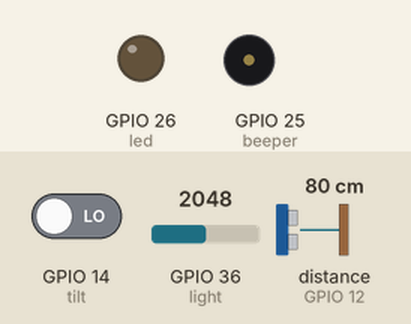
Recording of a program running on a simulated ESP32 board running MicroPython. Shown: output pins drawn as LEDs (lit = HIGH), buzzer (waves = sounding). Dashed ring = blinking. The inputs (shaded band) are chosen by the test bench; at power-on: GPIO 14 (tilt) LOW, GPIO 36 (light) = 2048, distance to the obstacle (sensor on GPIO 12) 80 cm (analog values on the 0–4095 scale). The echo pulse lasts 58.3 µs per cm; pins used as bus, display or sensor lines are not drawn; what the program prints to the serial console is not drawn.

Above: at 3.2 s.
3.3 s: GPIO 14 (tilt) driven HIGH
At 3.5 s:
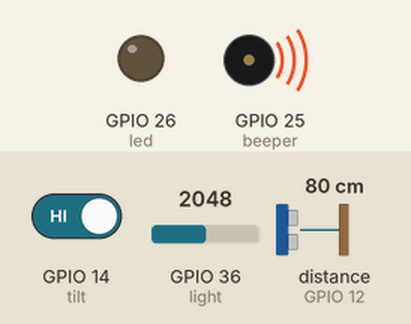
6.3 s: GPIO 36 (light) set to 2460
9.3 s: GPIO 36 (light) set to 2544
At 9.48 s:
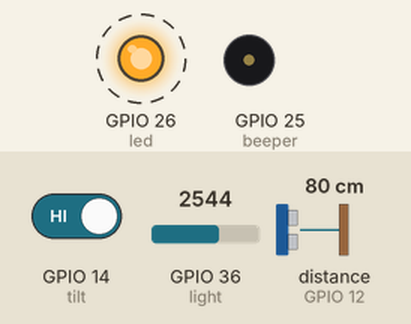
12.3 s: GPIO 36 (light) set to 2047
At 12.78 s:
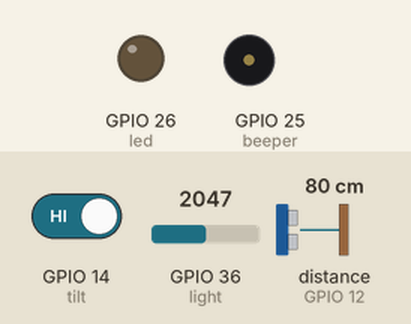
15.3 s: GPIO 36 (light) set to 2540
At 16.14 s:
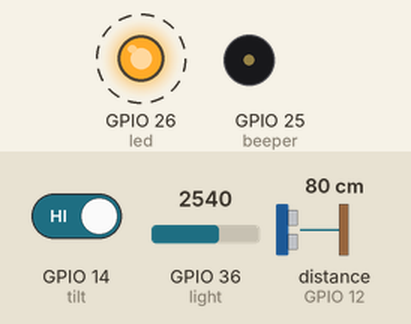
Timing chart, 0 to 19.3 s (numbered marks = the images above; inputs shaded):
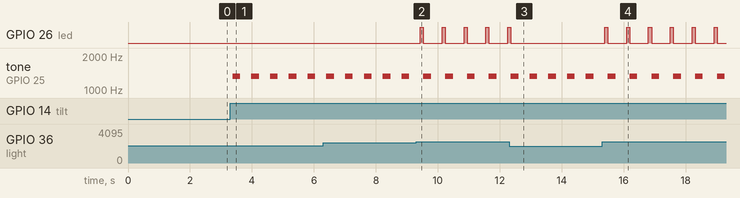

Measured:
- the behaviour switches between 2500 and 2501 on GPIO 36 (light) (found by bisection; images 1 and 2)
- after the input at 3.3 s, tone on GPIO 25 (beeper): alternates 1319 Hz for 0.25 s and silent for 0.36 s, starting after 0.08 s
- after the input at 9.3 s, GPIO 26 (led): alternates HIGH for 0.10 s and LOW for 0.61 s, starting after 0.13 s
- after the input at 12.3 s, GPIO 26 (led): goes on until 12.4 s, then stays LOW
- after the input at 15.3 s, GPIO 26 (led): alternates HIGH for 0.10 s and LOW for 0.61 s, starting after 0.08 s

The program:

mission_cane.py
```python
from machine import Pin, PWM, ADC
import time

trig = Pin(13, Pin.OUT)
echo = Pin(12, Pin.IN)
beeper = PWM(Pin(25))
beeper.freq(440)
beeper.duty(0)
led = Pin(26, Pin.OUT)
light = ADC(Pin(36))
light.atten(ADC.ATTN_11DB)
light.width(ADC.WIDTH_12BIT)
tilt = Pin(14, Pin.IN)


def get_distance():
    trig.value(1)
    time.sleep_us(10)
    trig.value(0)
    while not echo.value():
        pass
    start = time.ticks_us()
    while echo.value():
        pass
    stop = time.ticks_us()
    t = time.ticks_diff(stop, start) // 2
    return int(340 * t // 10000)


def check_distance():
    d = get_distance()
    print(d, "cm")
    if d < 30:
        beeper.freq(880)
        beeper.duty(512)
        time.sleep(0.1)
        beeper.duty(0)
        time.sleep_ms(d * 10)  # 가까울수록 짧게: 거리 × 10 ms


def check_light():
    if light.read() > 2500:
        led.value(1)  # 어두우면 깜빡
        time.sleep(0.1)
        led.value(0)
    else:
        led.value(0)


def check_tilt():
    if tilt.value() == 1:
        print("지팡이가 누웠어요")
        beeper.freq(1319)  # 높은 미(1319 Hz) 경보
        beeper.duty(512)
        time.sleep(0.25)
        beeper.duty(0)
        time.sleep(0.25)


time.sleep(2)
while True:
    check_distance()
    check_light()
    check_tilt()
    time.sleep(0.1)
```
